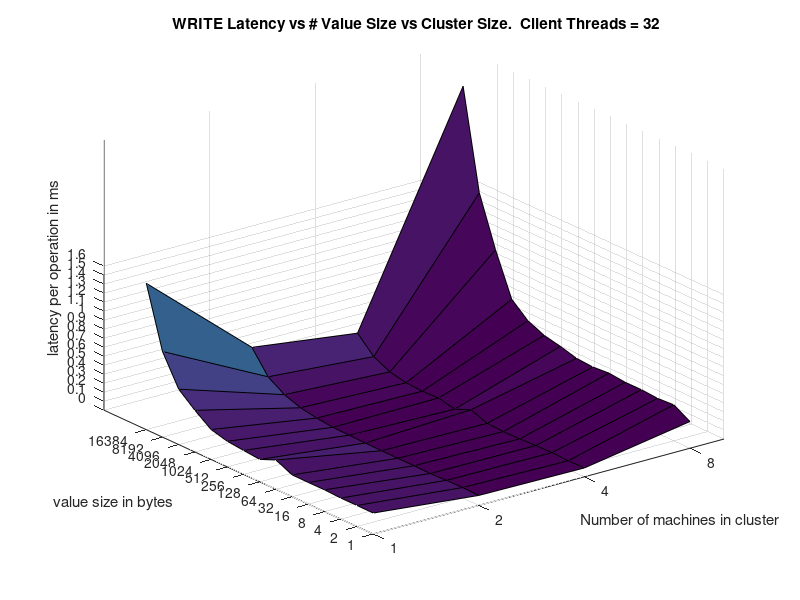

This chart was generated by the following MATLAB code:
x = dlmread('clus_valsize_write_lat.csv', ',,')
clusters = [1,2,4,8]
clusters = clusters'
threads = [1,2,4,8,16,32,64,128,256,512,1024,2048,4096,8192,16384]
threads = threads'

z = x(:,3)
z = reshape(z, 15, 4)

surf(clusters, threads, z)
set(gca, 'Xscale', 'log')
set(gca, 'Yscale', 'log')
set(gca, 'Zscale', 'linear')

set(gca, 'Xtick', clusters')
set(gca, 'Xticklabel', clusters')
xlabel('Number of machines in cluster')

set(gca, 'Ytick', threads')
set(gca, 'Yticklabel', threads')
ylabel('value size in bytes')

lat = [0,.10,.20,.30,.40,.50,.60,.70,.80,.90,1.00,1.10,1.20,1.30,1.40,1.50,1.60]
set(gca, 'Ztick', lat)
set(gca, 'Zticklabel', lat)
zlabel('latency per operation in ms')
title(' WRITE Latency vs # Value Size vs Cluster Size.  Client Threads = 32')

print -dpng clussize_valsize_write_lat.png
